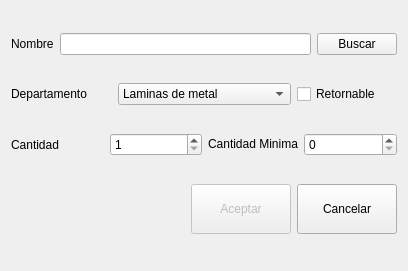
<?xml version="1.0" encoding="UTF-8"?>
<ui version="4.0">
 <class>Form</class>
 <widget class="QWidget" name="Form">
  <property name="geometry">
   <rect>
    <x>0</x>
    <y>0</y>
    <width>408</width>
    <height>271</height>
   </rect>
  </property>
  <property name="minimumSize">
   <size>
    <width>408</width>
    <height>271</height>
   </size>
  </property>
  <property name="maximumSize">
   <size>
    <width>550</width>
    <height>350</height>
   </size>
  </property>
  <property name="windowTitle">
   <string>Agregar Producto</string>
  </property>
  <layout class="QGridLayout" name="gridLayout">
   <item row="0" column="0">
    <layout class="QHBoxLayout" name="horizontalLayout">
     <item>
      <widget class="QLabel" name="label_1">
       <property name="text">
        <string>Nombre</string>
       </property>
      </widget>
     </item>
     <item>
      <widget class="QLineEdit" name="lineEditNombre">
       <property name="minimumSize">
        <size>
         <width>0</width>
         <height>0</height>
        </size>
       </property>
      </widget>
     </item>
     <item>
      <widget class="QPushButton" name="buttonSearch">
       <property name="text">
        <string>Buscar</string>
       </property>
      </widget>
     </item>
    </layout>
   </item>
   <item row="2" column="0">
    <layout class="QHBoxLayout" name="horizontalLayout_3">
     <item>
      <widget class="QLabel" name="label">
       <property name="text">
        <string>Cantidad</string>
       </property>
      </widget>
     </item>
     <item>
      <widget class="QSpinBox" name="spinBoxCantidad">
       <property name="minimum">
        <number>1</number>
       </property>
       <property name="maximum">
        <number>10000</number>
       </property>
      </widget>
     </item>
     <item>
      <widget class="QLabel" name="label_2">
       <property name="sizePolicy">
        <sizepolicy hsizetype="Maximum" vsizetype="Maximum">
         <horstretch>0</horstretch>
         <verstretch>0</verstretch>
        </sizepolicy>
       </property>
       <property name="text">
        <string>Cantidad Minima</string>
       </property>
      </widget>
     </item>
     <item>
      <widget class="QSpinBox" name="spinBoxCantidadMin">
       <property name="maximum">
        <number>1000</number>
       </property>
      </widget>
     </item>
    </layout>
   </item>
   <item row="6" column="0">
    <layout class="QHBoxLayout" name="horizontalLayout_2">
     <item>
      <spacer name="horizontalSpacer">
       <property name="orientation">
        <enum>Qt::Horizontal</enum>
       </property>
       <property name="sizeHint" stdset="0">
        <size>
         <width>40</width>
         <height>20</height>
        </size>
       </property>
      </spacer>
     </item>
     <item>
      <widget class="QPushButton" name="buttonAccept">
       <property name="enabled">
        <bool>false</bool>
       </property>
       <property name="minimumSize">
        <size>
         <width>100</width>
         <height>50</height>
        </size>
       </property>
       <property name="maximumSize">
        <size>
         <width>100</width>
         <height>50</height>
        </size>
       </property>
       <property name="text">
        <string>Aceptar</string>
       </property>
      </widget>
     </item>
     <item>
      <widget class="QPushButton" name="buttonCancel">
       <property name="minimumSize">
        <size>
         <width>100</width>
         <height>50</height>
        </size>
       </property>
       <property name="maximumSize">
        <size>
         <width>100</width>
         <height>50</height>
        </size>
       </property>
       <property name="text">
        <string>Cancelar</string>
       </property>
      </widget>
     </item>
    </layout>
   </item>
   <item row="1" column="0">
    <layout class="QHBoxLayout" name="horizontalLayout_5">
     <item>
      <widget class="QLabel" name="label_3">
       <property name="text">
        <string>Departamento</string>
       </property>
      </widget>
     </item>
     <item>
      <widget class="QComboBox" name="comboBoxDepartamento">
       <property name="contextMenuPolicy">
        <enum>Qt::NoContextMenu</enum>
       </property>
       <item>
        <property name="text">
         <string>Laminas de metal</string>
        </property>
       </item>
       <item>
        <property name="text">
         <string>Laminas de acrilico</string>
        </property>
       </item>
       <item>
        <property name="text">
         <string>Tubos de Aluminio</string>
        </property>
       </item>
       <item>
        <property name="text">
         <string>Tubos de hierro</string>
        </property>
       </item>
       <item>
        <property name="text">
         <string>Inventario de Internas</string>
        </property>
       </item>
       <item>
        <property name="text">
         <string>Vinil</string>
        </property>
       </item>
       <item>
        <property name="text">
         <string>Departamento de Letra</string>
        </property>
       </item>
       <item>
        <property name="text">
         <string>Departamento de Herreria</string>
        </property>
       </item>
       <item>
        <property name="text">
         <string>Departamento de Pintura</string>
        </property>
       </item>
       <item>
        <property name="text">
         <string>Inventario de Carro</string>
        </property>
       </item>
       <item>
        <property name="text">
         <string>Inventario de Tornillos</string>
        </property>
       </item>
      </widget>
     </item>
     <item>
      <widget class="QCheckBox" name="checkBoxRetornable">
       <property name="text">
        <string>Retornable</string>
       </property>
      </widget>
     </item>
    </layout>
   </item>
  </layout>
 </widget>
 <tabstops>
  <tabstop>lineEditNombre</tabstop>
  <tabstop>buttonSearch</tabstop>
  <tabstop>spinBoxCantidadMin</tabstop>
  <tabstop>buttonAccept</tabstop>
  <tabstop>buttonCancel</tabstop>
 </tabstops>
 <resources/>
 <connections/>
</ui>
